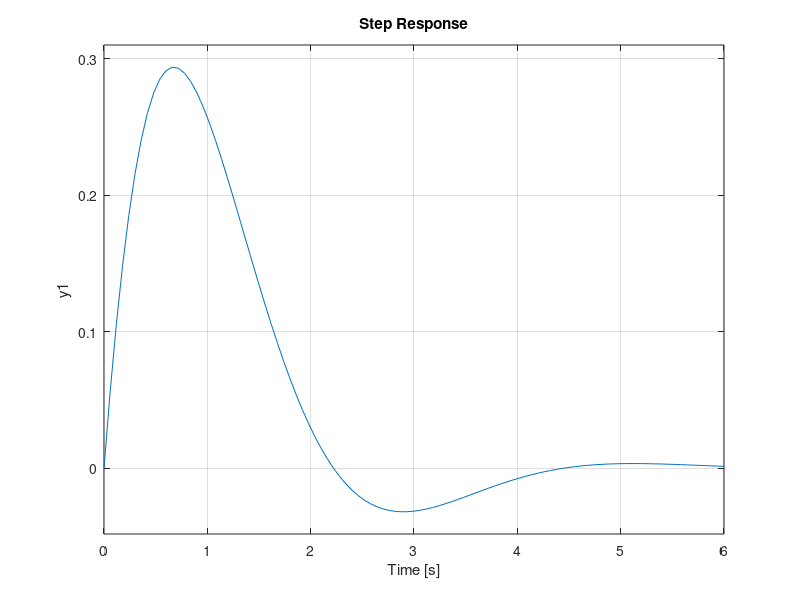
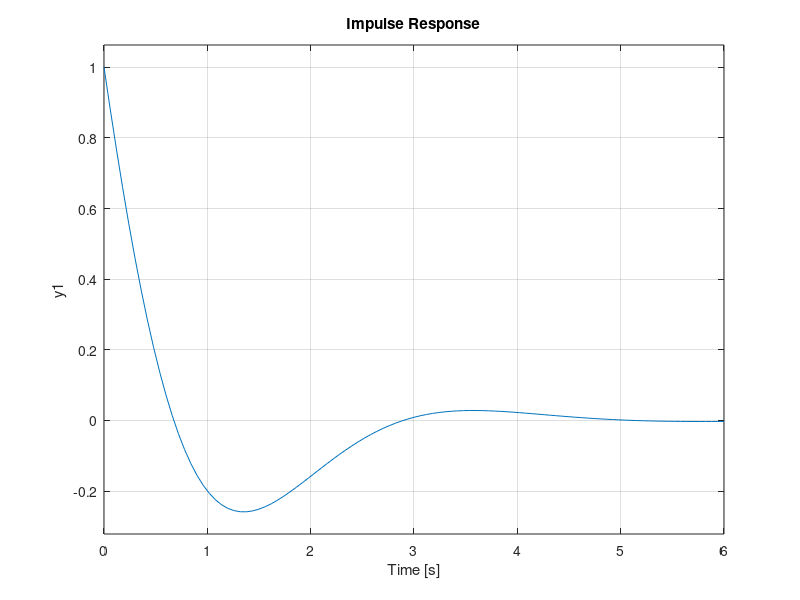
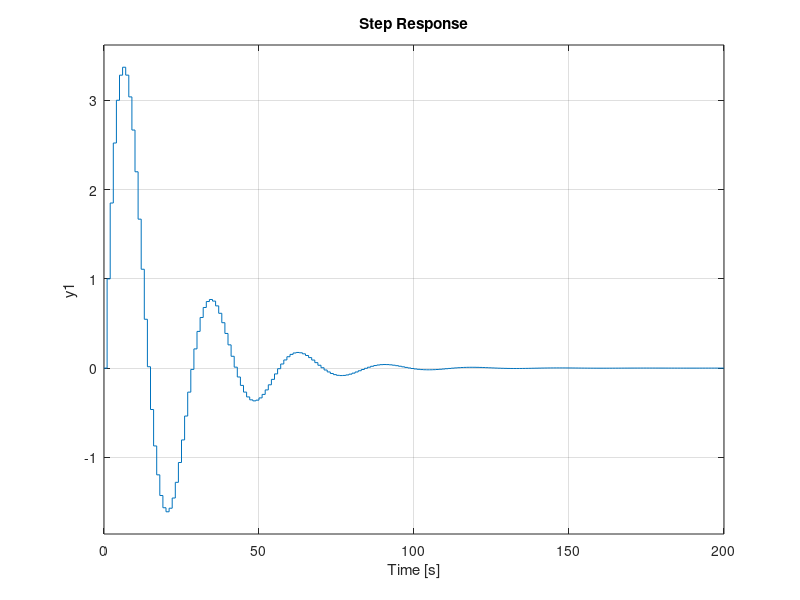
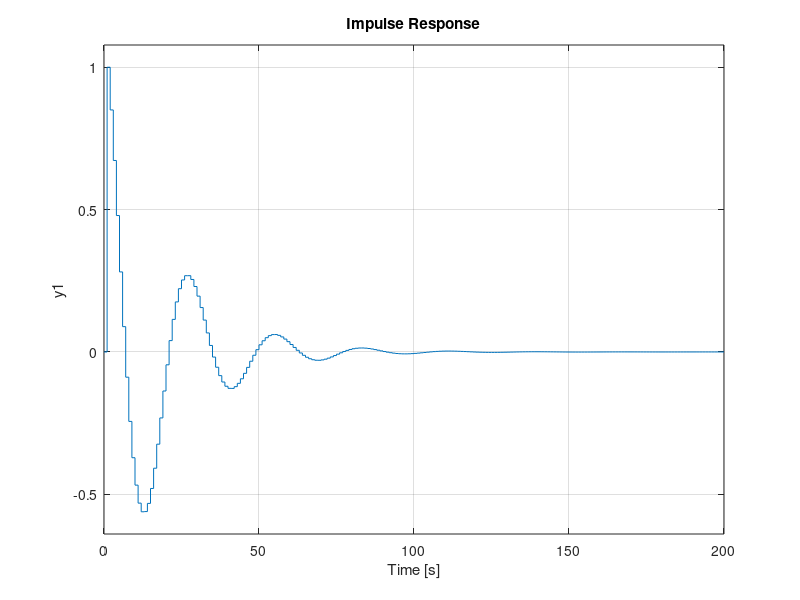

Write MATLAB code to recreate these figures, in order.
close all;
clear all;
clc;

num = [ 1, 0 ];
den = [ 1, 2, 3 ];

numd = [ 1  -1 ];
dend = [ 1  -1.85  0.9 ];

ts = 1;

s = tf ( num, den );
sd = tf ( numd, dend, ts );

figure;
step ( s );
figure;
impulse ( s );

figure;
step ( sd );
figure;
impulse ( sd );
